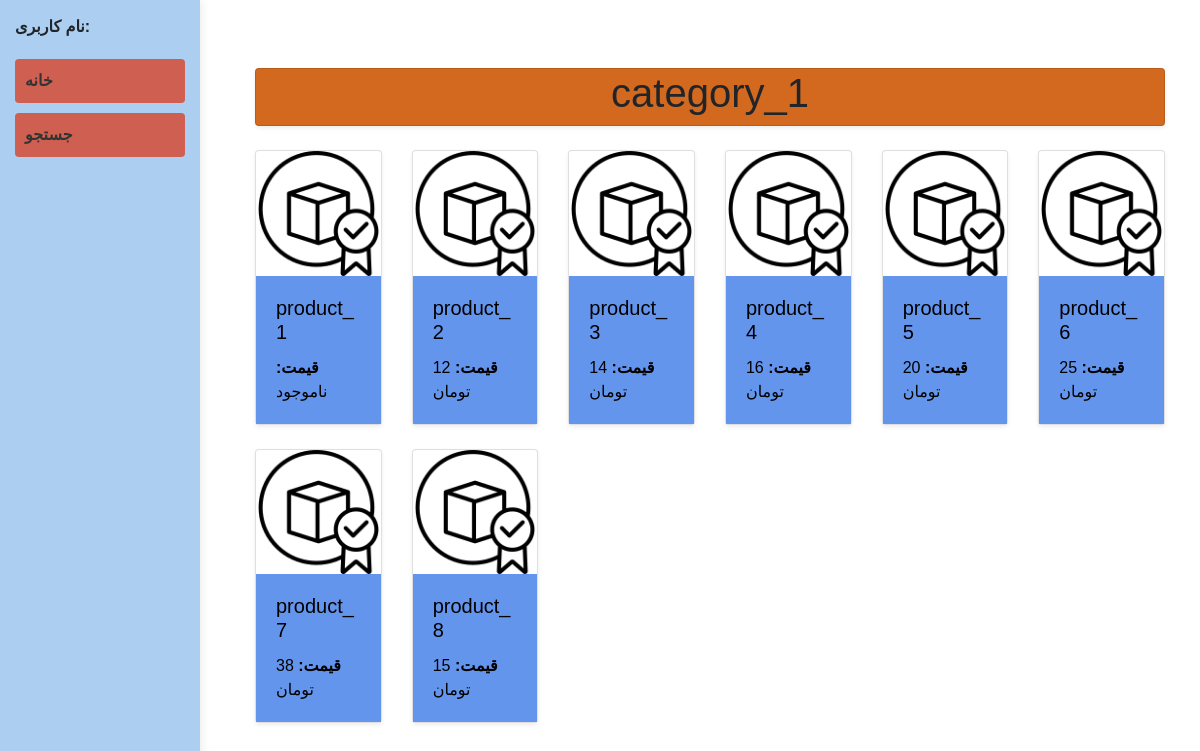
Page /category/1/ on the committed database.
### product/models.py (models this page shows, shortened)
class Category(models.Model):
    name = models.CharField(max_length=225, unique=True)

class Product(models.Model):
    category = models.ForeignKey(Category, on_delete=models.CASCADE)
    name = models.CharField(max_length=225)
    price = models.PositiveIntegerField()
    stock = models.PositiveIntegerField()
    image = models.ImageField(upload_to='product_images/', null=True, blank=True)
    description = models.TextField(null= True, blank=True)
    created_at = models.DateTimeField(auto_now_add=True)

### product/views.py (the view)
# urls.py: path('<int:category_id>/', category_view, name='category'),
def category_view(request, category_id):
    category = get_object_or_404(Category, id=category_id)
    products = Product.objects.filter(category=category)
    products = list(products)
    context = {
        'category': category,
        'products': products
    }
    return render(request, 'category.html', context)

### templates/category.html (shortened to what this page needs)
{% extends 'base.html' %}
    {%load static%}
    {% block content %}
    <div class="container mt-5">
        {% if category.product_set.count > 0 %}
            <div style="background-color: chocolate;" class="card mb-4 shadow-sm">
                <h1 class="text-center">{{ category.name }}</h1>
            </div>
            <div class="row">
                {% for product in category.product_set.all %}
                    <div class="col-12 col-sm-6 col-md-4 col-lg-2">
                        <a href="/category/product/{{product.id}}" style="color: black;">
                            <div class="card mb-4 shadow-sm">
                                {% if product.image %}
                                    <img src="{{ product.image.url }}" class="card-img-top" alt="{{ product.name }}">
                                {% else %}
                                    <img src="{% static 'default_image.png' %}" class="card-img-top" alt="Default Image">
                                {% endif %}
                                <div class="card-body" style="background-color: cornflowerblue;">
                                    <h5 class="card-title">{{ product.name }}</h5>
                                    <p class="card-text"><strong>قیمت:</strong> {% if product.stock == 0 %}ناموجود{% else %}{{ product.price }} تومان{% endif %}</p>
                                </div>
                            </div>
                        </a>
                    </div>
                {% endfor %}
            </div>
        {% endif %}
    </div>
    {% endblock %}

### templates/base.html (style rules this page uses)
body { font-family: Arial, sans-serif; margin: 0; padding: 0; }

### rows in the picture
Category: name "category_1"
Product: name "product_1", stock "ناموجود"
Product: name "product_2", price "12"
Product: name "product_3", price "14"
Product: name "product_4", price "16"
Product: name "product_5", price "20"
Product: name "product_6", price "25"
Product: name "product_7", price "38"
Product: name "product_8", price "15"
